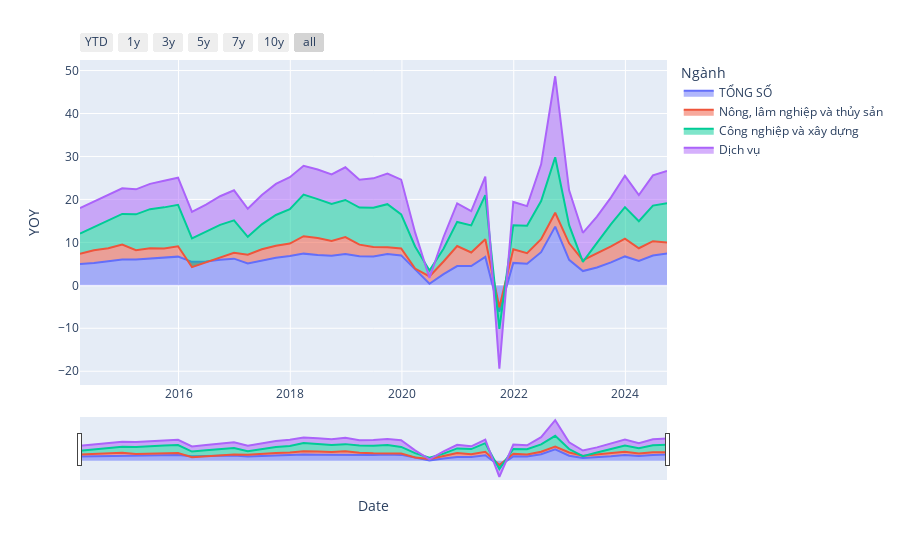

Write notebook code for a chart like this one.
### Code cell
import pandas as pd
import plotly.express as px
import plotly.graph_objects as go

df_show = dfs_gdp_ss[
    (
        (dfs_gdp_ss["Ngành"] == "TỔNG SỐ")
        | (dfs_gdp_ss["Ngành"] == "Nông, lâm nghiệp và thủy sản")
        | (dfs_gdp_ss["Ngành"] == "Công nghiệp và xây dựng")
        | (dfs_gdp_ss["Ngành"] == "Dịch vụ")
    )
]

fig = px.area(df_show, x="Date", y="YOY", color="Ngành")

fig.update_xaxes(
    rangeslider_visible=True,
    rangeselector=dict(
        buttons=[
            dict(count=1, label="YTD", step="year", stepmode="todate"),
            dict(count=1, label="1y", step="year", stepmode="backward"),
            dict(count=3, label="3y", step="year", stepmode="backward"),
            dict(count=5, label="5y", step="year", stepmode="backward"),
            dict(count=7, label="7y", step="year", stepmode="backward"),
            dict(count=10, label="10y", step="year", stepmode="backward"),
            dict(step="all"),
        ]
    ),
)

fig.show()

### Figure 1 — Plotly figure (JSON) as saved in the notebook; plotly's stock layout.template omitted (floating-point values rounded to 4 significant figures)
{"data": [{"fillpattern": {"shape": ""}, "hovertemplate": "Ngành=TỔNG SỐ<br>Date=%{x}<br>YOY=%{y}<extra></extra>", "legendgroup": "TỔNG SỐ", "line": {"color": "#636efa"}, "marker": {"symbol": "circle"}, "mode": "lines", "name": "TỔNG SỐ", "orientation": "v", "showlegend": true, "stackgroup": "1", "type": "scatter", "x": ["2024-09-29T00:00:00", "2024-06-29T00:00:00", "2024-03-29T00:00:00", "2023-12-29T00:00:00", "2023-09-29T00:00:00", "2023-06-29T00:00:00", "2023-03-29T00:00:00", "2022-12-29T00:00:00", "2022-09-29T00:00:00", "2022-06-29T00:00:00", "2022-03-29T00:00:00", "2021-12-29T00:00:00", "2021-09-29T00:00:00", "2021-06-29T00:00:00", "2021-03-29T00:00:00", "2020-12-27T00:00:00", "2020-09-29T00:00:00", "2020-06-29T00:00:00", "2020-03-27T00:00:00", "2019-12-27T00:00:00", "2019-09-28T00:00:00", "2019-06-28T00:00:00", "2019-03-29T00:00:00", "2018-12-27T00:00:00", "2018-09-28T00:00:00", "2018-06-29T00:00:00", "2018-03-29T00:00:00", "2017-12-29T00:00:00", "2017-09-29T00:00:00", "2017-06-29T00:00:00", "2017-03-29T00:00:00", "2016-12-29T00:00:00", "2016-09-29T00:00:00", "2016-06-29T00:00:00", "2016-03-29T00:00:00", "2015-12-29T00:00:00", "2015-09-29T00:00:00", "2015-06-29T00:00:00", "2015-03-29T00:00:00", "2014-12-29T00:00:00", "2014-09-29T00:00:00", "2014-06-27T00:00:00", "2014-03-28T00:00:00"], "xaxis": "x", "y": [7.405, 6.927, 5.658, 6.724, 5.333, 4.138, 3.319, 5.919, 13.67, 7.723, 5.032, 5.222, -6.166, 6.609, 4.48, 4.475, 2.619, 0.3605, 3.821, 6.968, 7.314, 6.714, 6.793, 7.314, 6.885, 7.076, 7.378, 6.812, 6.415, 5.728, 5.103, 6.211, 5.93, 5.522, 5.459, 6.679, 6.501, 6.28, 6.028, 5.984, 5.62, 5.18, 4.96], "yaxis": "y"}, {"fillpattern": {"shape": ""}, "hovertemplate": "Ngành=Nông, lâm nghiệp và thủy sản<br>Date=%{x}<br>YOY=%{y}<extra></extra>", "legendgroup": "Nông, lâm nghiệp và thủy sản", "line": {"color": "#EF553B"}, "marker": {"symbol": "circle"}, "mode": "lines", "name": "Nông, lâm nghiệp và thủy sản", "orientation": "v", "showlegend": true, "stackgroup": "1", "type": "scatter", "x": ["2024-09-29T00:00:00", "2024-06-29T00:00:00", "2024-03-29T00:00:00", "2023-12-29T00:00:00", "2023-09-29T00:00:00", "2023-06-29T00:00:00", "2023-03-29T00:00:00", "2022-12-29T00:00:00", "2022-09-29T00:00:00", "2022-06-29T00:00:00", "2022-03-29T00:00:00", "2021-12-29T00:00:00", "2021-09-29T00:00:00", "2021-06-29T00:00:00", "2021-03-29T00:00:00", "2020-12-27T00:00:00", "2020-09-29T00:00:00", "2020-06-29T00:00:00", "2020-03-27T00:00:00", "2019-12-27T00:00:00", "2019-09-28T00:00:00", "2019-06-28T00:00:00", "2019-03-29T00:00:00", "2018-12-27T00:00:00", "2018-09-28T00:00:00", "2018-06-29T00:00:00", "2018-03-29T00:00:00", "2017-12-29T00:00:00", "2017-09-29T00:00:00", "2017-06-29T00:00:00", "2017-03-29T00:00:00", "2016-12-29T00:00:00", "2016-09-29T00:00:00", "2016-06-29T00:00:00", "2016-03-29T00:00:00", "2015-12-29T00:00:00", "2015-09-29T00:00:00", "2015-06-29T00:00:00", "2015-03-29T00:00:00", "2014-12-29T00:00:00", "2014-09-29T00:00:00", "2014-06-27T00:00:00", "2014-03-28T00:00:00"], "xaxis": "x", "y": [2.584, 3.341, 2.979, 4.128, 3.723, 3.246, 2.524, 3.854, 3.235, 3.018, 2.448, 3.164, 1.044, 4.112, 3.16, 4.685, 2.933, 1.721, 0.07644, 1.62, 1.532, 2.195, 2.68, 3.901, 3.458, 3.93, 4.051, 2.902, 2.784, 2.654, 2.03, 1.357, 0.6502, -0.177, -1.231, 2.408, 2.076, 2.363, 2.139, 3.495, 2.998, 2.965, 2.367], "yaxis": "y"}, {"fillpattern": {"shape": ""}, "hovertemplate": "Ngành=Công nghiệp và xây dựng<br>Date=%{x}<br>YOY=%{y}<extra></extra>", "legendgroup": "Công nghiệp và xây dựng", "line": {"color": "#00cc96"}, "marker": {"symbol": "circle"}, "mode": "lines", "name": "Công nghiệp và xây dựng", "orientation": "v", "showlegend": true, "stackgroup": "1", "type": "scatter", "x": ["2024-09-29T00:00:00", "2024-06-29T00:00:00", "2024-03-29T00:00:00", "2023-12-29T00:00:00", "2023-09-29T00:00:00", "2023-06-29T00:00:00", "2023-03-29T00:00:00", "2022-12-29T00:00:00", "2022-09-29T00:00:00", "2022-06-29T00:00:00", "2022-03-29T00:00:00", "2021-12-29T00:00:00", "2021-09-29T00:00:00", "2021-06-29T00:00:00", "2021-03-29T00:00:00", "2020-12-27T00:00:00", "2020-09-29T00:00:00", "2020-06-29T00:00:00", "2020-03-27T00:00:00", "2019-12-27T00:00:00", "2019-09-28T00:00:00", "2019-06-28T00:00:00", "2019-03-29T00:00:00", "2018-12-27T00:00:00", "2018-09-28T00:00:00", "2018-06-29T00:00:00", "2018-03-29T00:00:00", "2017-12-29T00:00:00", "2017-09-29T00:00:00", "2017-06-29T00:00:00", "2017-03-29T00:00:00", "2016-12-29T00:00:00", "2016-09-29T00:00:00", "2016-06-29T00:00:00", "2016-03-29T00:00:00", "2015-12-29T00:00:00", "2015-09-29T00:00:00", "2015-06-29T00:00:00", "2015-03-29T00:00:00", "2014-12-29T00:00:00", "2014-09-29T00:00:00", "2014-06-27T00:00:00", "2014-03-28T00:00:00"], "xaxis": "x", "y": [9.108, 8.286, 6.282, 7.353, 5.192, 2.501, -0.4043, 4.218, 12.91, 8.867, 6.383, 5.608, -5.015, 10.28, 6.3, 5.603, 2.949, 1.378, 5.154, 7.924, 10.05, 9.138, 8.633, 8.653, 8.61, 9.068, 9.702, 8.002, 7.17, 5.813, 4.166, 7.573, 7.504, 7.119, 6.717, 9.639, 9.573, 9.085, 8.352, 7.142, 6.42, 5.332, 4.694], "yaxis": "y"}, {"fillpattern": {"shape": ""}, "hovertemplate": "Ngành=Dịch vụ<br>Date=%{x}<br>YOY=%{y}<extra></extra>", "legendgroup": "Dịch vụ", "line": {"color": "#ab63fa"}, "marker": {"symbol": "circle"}, "mode": "lines", "name": "Dịch vụ", "orientation": "v", "showlegend": true, "stackgroup": "1", "type": "scatter", "x": ["2024-09-29T00:00:00", "2024-06-29T00:00:00", "2024-03-29T00:00:00", "2023-12-29T00:00:00", "2023-09-29T00:00:00", "2023-06-29T00:00:00", "2023-03-29T00:00:00", "2022-12-29T00:00:00", "2022-09-29T00:00:00", "2022-06-29T00:00:00", "2022-03-29T00:00:00", "2021-12-29T00:00:00", "2021-09-29T00:00:00", "2021-06-29T00:00:00", "2021-03-29T00:00:00", "2020-12-27T00:00:00", "2020-09-29T00:00:00", "2020-06-29T00:00:00", "2020-03-27T00:00:00", "2019-12-27T00:00:00", "2019-09-28T00:00:00", "2019-06-28T00:00:00", "2019-03-29T00:00:00", "2018-12-27T00:00:00", "2018-09-28T00:00:00", "2018-06-29T00:00:00", "2018-03-29T00:00:00", "2017-12-29T00:00:00", "2017-09-29T00:00:00", "2017-06-29T00:00:00", "2017-03-29T00:00:00", "2016-12-29T00:00:00", "2016-09-29T00:00:00", "2016-06-29T00:00:00", "2016-03-29T00:00:00", "2015-12-29T00:00:00", "2015-09-29T00:00:00", "2015-06-29T00:00:00", "2015-03-29T00:00:00", "2014-12-29T00:00:00", "2014-09-29T00:00:00", "2014-06-27T00:00:00", "2014-03-28T00:00:00"], "xaxis": "x", "y": [7.506, 7.056, 6.116, 7.285, 6.236, 6.112, 6.788, 8.117, 18.86, 8.556, 4.579, 5.424, -9.283, 4.297, 3.34, 4.289, 2.754, -1.757, 3.266, 8.094, 7.107, 6.852, 6.496, 7.605, 6.871, 6.902, 6.699, 7.442, 7.25, 6.849, 6.525, 6.984, 6.662, 6.349, 6.134, 6.325, 6.174, 5.897, 5.821, 5.962, 5.99, 6.008, 5.95], "yaxis": "y"}], "layout": {"legend": {"title": {"text": "Ngành"}, "tracegroupgap": 0}, "margin": {"t": 60}, "xaxis": {"anchor": "y", "domain": [0, 1], "rangeselector": {"buttons": [{"count": 1, "label": "YTD", "step": "year", "stepmode": "todate"}, {"count": 1, "label": "1y", "step": "year", "stepmode": "backward"}, {"count": 3, "label": "3y", "step": "year", "stepmode": "backward"}, {"count": 5, "label": "5y", "step": "year", "stepmode": "backward"}, {"count": 7, "label": "7y", "step": "year", "stepmode": "backward"}, {"count": 10, "label": "10y", "step": "year", "stepmode": "backward"}, {"step": "all"}]}, "rangeslider": {"visible": true}, "title": {"text": "Date"}}, "yaxis": {"anchor": "x", "domain": [0, 1], "title": {"text": "YOY"}}}}
